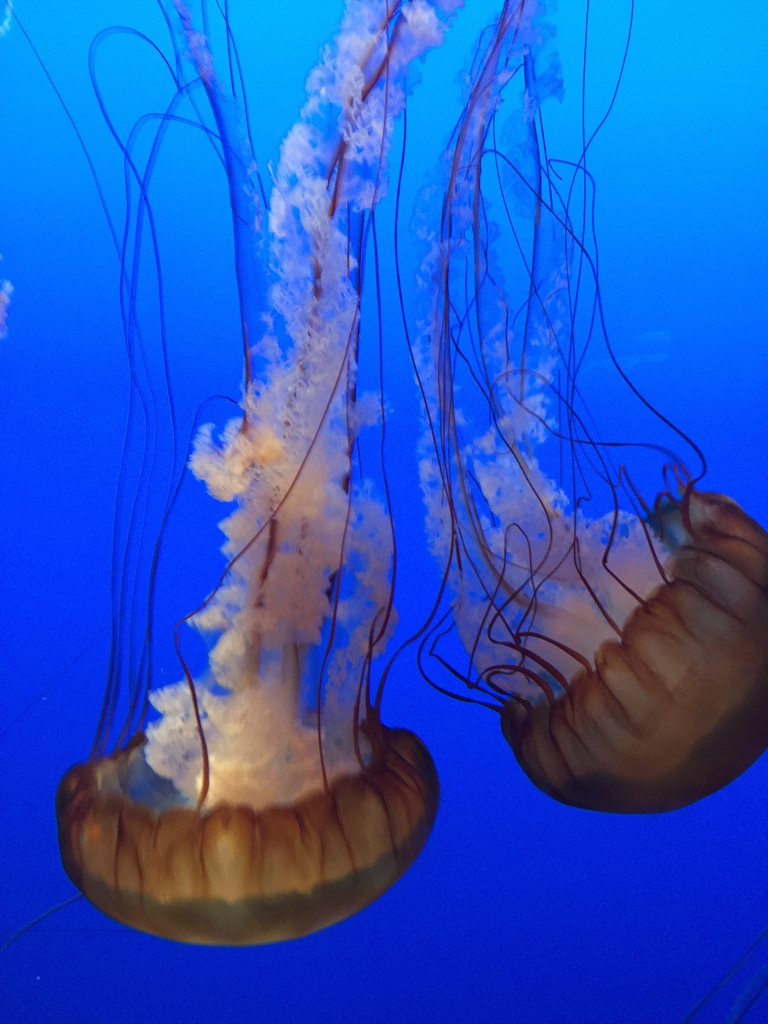
#> input picture DATA/jelly.jpg, 768 x 1024 px
$ jupyter execute compressed_sensing.ipynb
#> lines starting #> are read from the running program, lines starting #| are printed output that depends on the picture; after the words box and inside, x2 and y2 are one past the last pixel; in counts of white or black regions, pixels touching at a corner belong together
[cell 1]
import numpy as np
import matplotlib.pyplot as plt
from mpl_toolkits.mplot3d import Axes3D
from  matplotlib.image import imread
import os

### Example: Images are very sparse in fourier basis

[cell 2]
A = imread(os.path.join('DATA','jelly.jpg'))
#> A is the input picture: shape (1024, 768, 3); mean R, G, B 35, 83.7, 194.2
A_gray = np.mean(A,axis=-1)
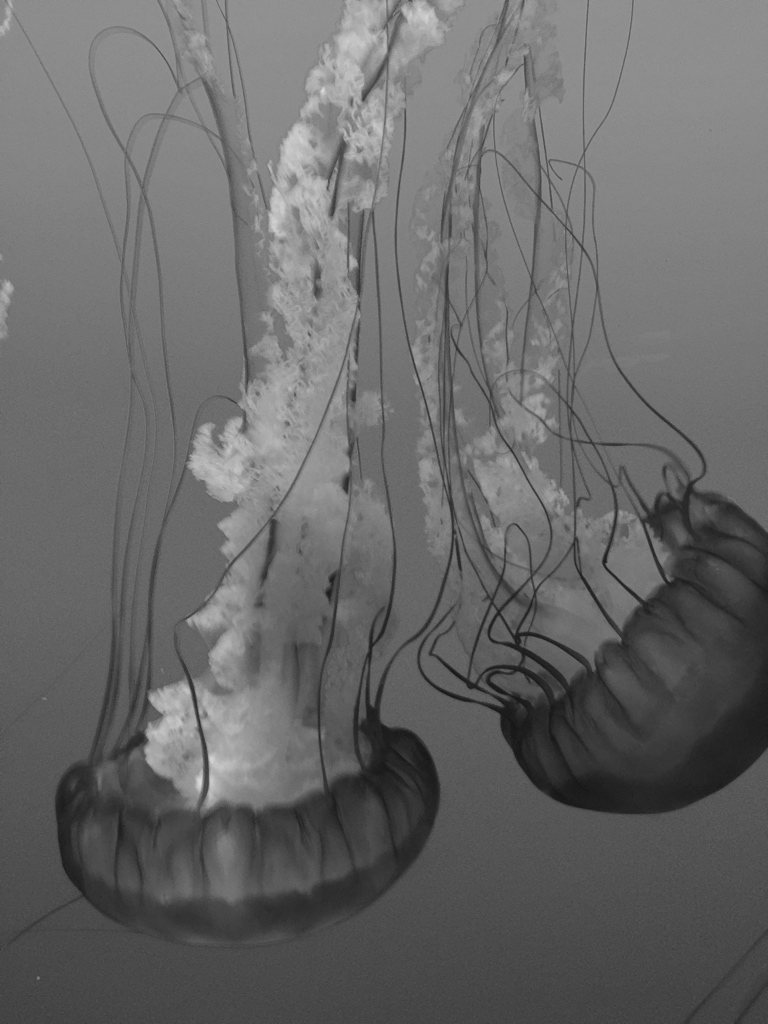
#> A_gray: shape (1024, 768) float64; min 21, max 218.7, mean 104.3

plt.rcParams['figure.figsize'] = [5, 5]
plt.rcParams.update({'font.size': 18})
plt.imshow(A_gray,cmap='gray')
plt.axis('off')
plt.show()

[cell 3]
# compute the FFT of the image

A_fft = np.fft.fft2(A_gray)                      # get the fourier coeffcients
F = np.log(np.abs(np.fft.fftshift(A_fft)+1))     # arrange the freq(st zero freq. at the middle) and get magnitude
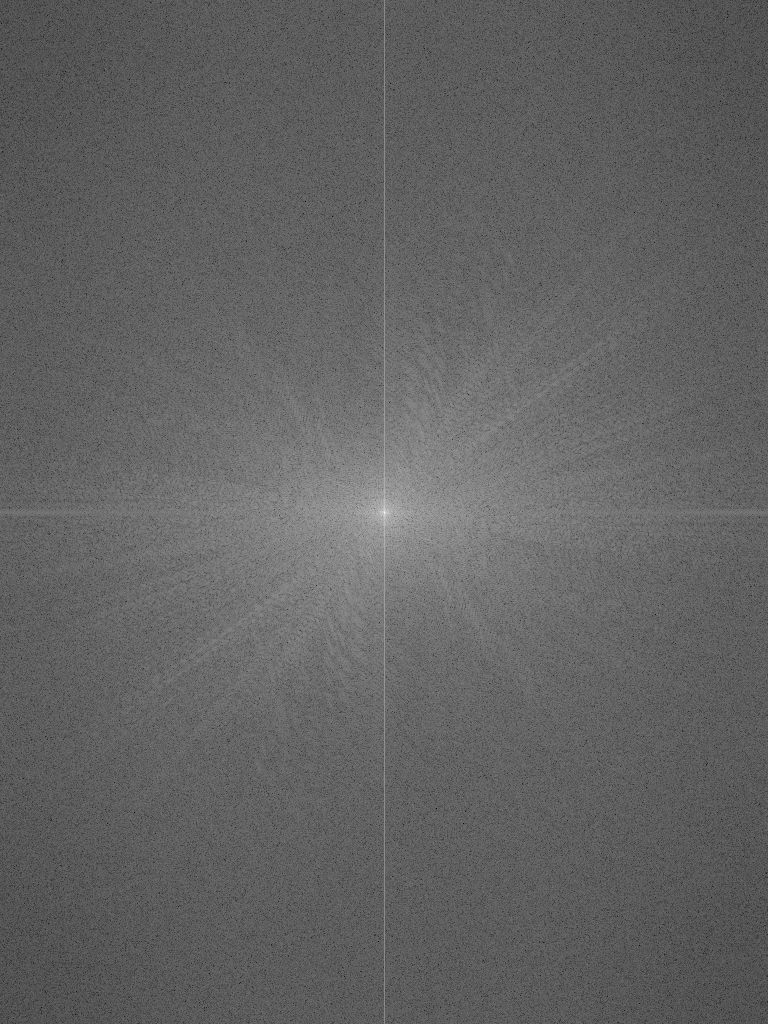
#> F: shape (1024, 768) float64; min 0.962, max 18.22, mean 7.67; drawn with min black and max white
plt.imshow(F,cmap='gray')                        # plot magnitude of FT coef.
plt.axis('off')
plt.show()

[cell 4]
# plot only the larget fourier coefficients (by magnitude)

keep = 0.05
A_fft_sort = np.sort(np.abs(np.reshape(A_fft,-1)))                  # sort the Fourier coeff.
A_freq_cut = A_fft_sort[int(np.floor(len(A_fft_sort)*(1-keep)))]    # the freq cutoff (magnitude) that select 5% largest coeffs.
#> A_freq_cut = 14315.4
indx = np.abs(A_fft) > A_freq_cut                                           # create a boolean mask to filter larger freq.components
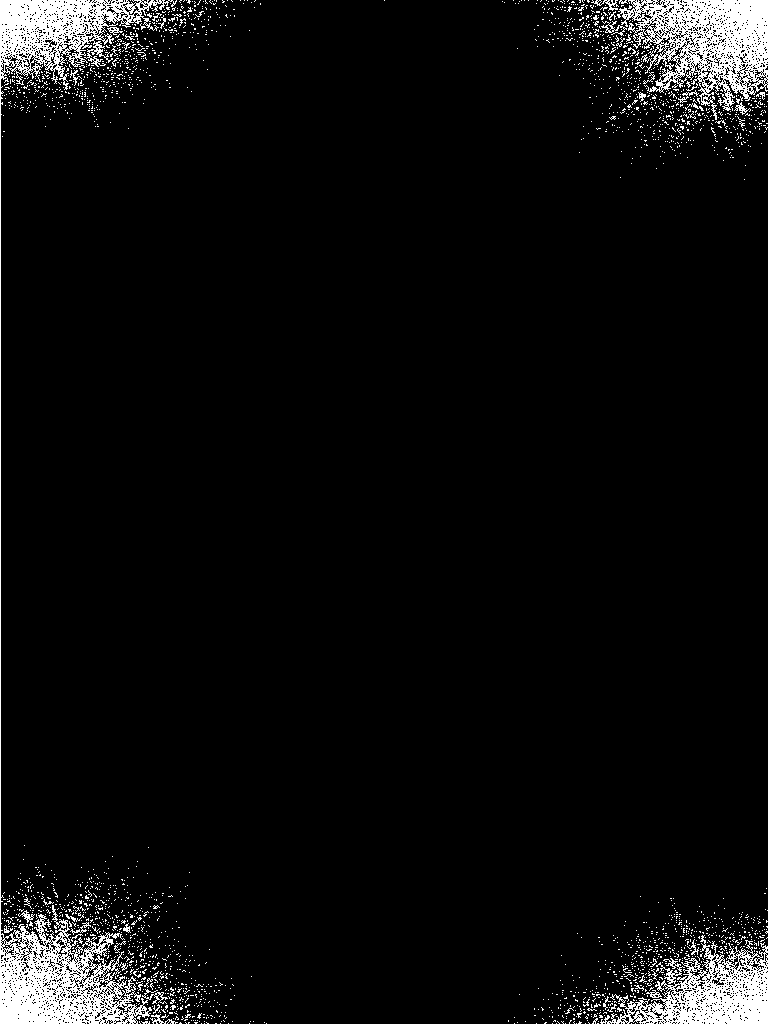
#> indx: shape (1024, 768) bool; 5% white; 2531 white regions (2485 under 20 px), largest, box (x1, y1, x2, y2) and area: (0, 0, 177, 1024) 16321, (617, 0, 768, 120) 8798, (600, 935, 768, 1024) 6441
A_fft_filt = A_fft * indx                                           # Filtered freq. matrix

A_fft_filt_sort = np.log(np.abs(np.fft.fftshift(A_fft_filt)) + 1)   # put fft mag. in log scale after ordering (zero freq. at middle)
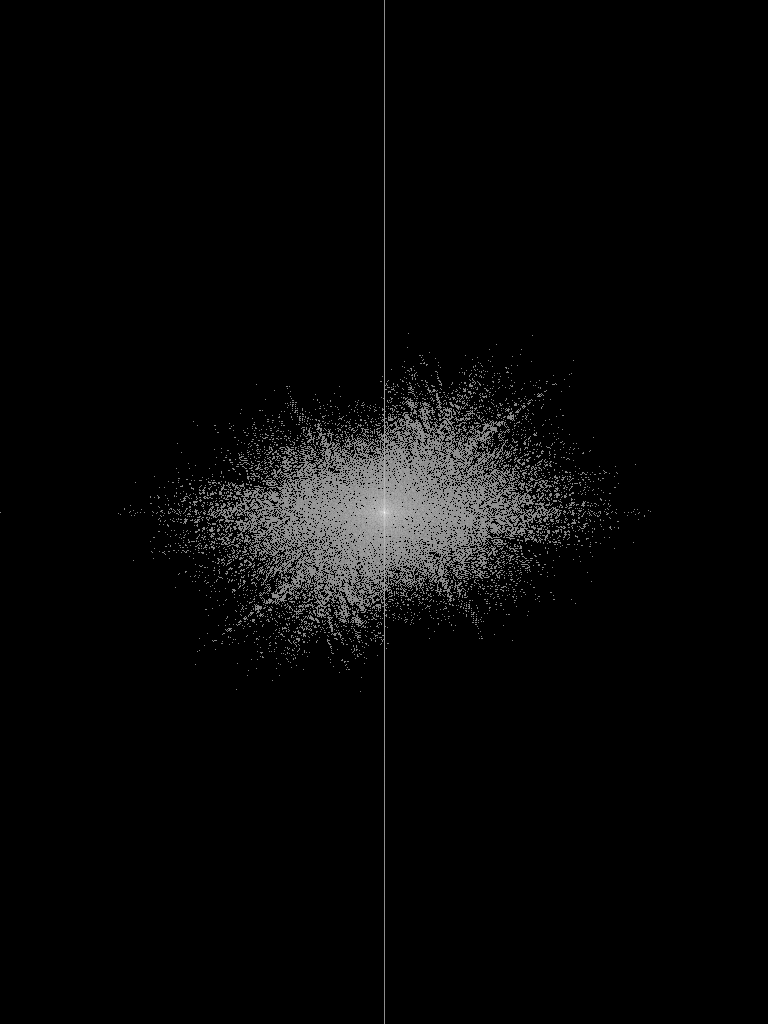
#> A_fft_filt_sort: shape (1024, 768) float64; min 0, max 18.22, mean 0.514; drawn with min black and max white

#plot
plt.imshow(A_fft_filt_sort,cmap='gray')
plt.axis('off')

[cell 5]
# reconstruct the image using the filtered fourior coeffcinets

A_recon = np.fft.ifft2(A_fft_filt).astype('uint8')
plt.imshow(A_recon,cmap='gray')
plt.axis('off')
